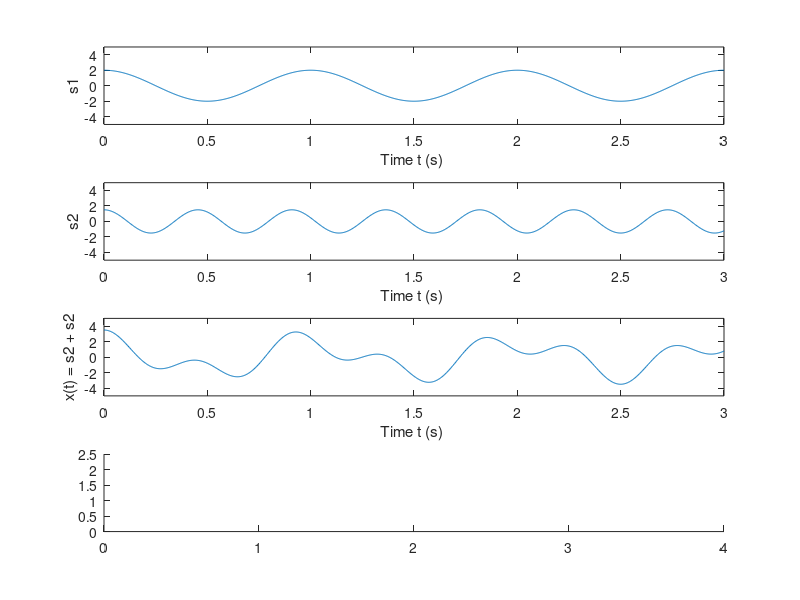

The MATLAB script that drew this image: (Note: this script raises an error after producing the figure.)
%... plot two sinusoids signal
A1 = 2; f1 = 1;
A2 = 1.5;f2 = 2.2;
t = linspace(0, 3*(1/f1), 1000);
s1 = A1*cos(2*pi*f1*t);
s2 = A2*cos(2*pi*f2*t);
subplot(4,1,1)
plot(t,s1),ylim([-5,5]),xlabel('Time t (s) '),ylabel('s1')
subplot(4,1,2)
plot(t,s2),ylim([-5,5]),xlabel('Time t (s) '),ylabel('s2')
subplot(4,1,3)
plot(t,s1+s2),ylim([-5,5]),xlabel('Time t (s) '),ylabel('x(t) = s2 + s2')
subplot(4,1,4)
axis([0,4,0,2.5])
arrow([f1,0],[f1,A1]),text(f1,A1+0.2,'A1'),text(f1+0.05,0.2,'f1')
arrow([f2,0],[f2,A2]),text(f2,A2+0.2,'A2'),text(f2+0.05,0.2,'f2')
ylabel('Frequency Spectrum X(f)'),xlabel('Frequency (Hz)')